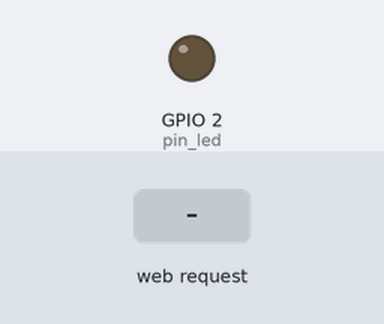
The sketch below on a simulated ESP8266 (Wemos D1 mini). Parts: output pins drawn as LEDs (lit = HIGH). Inputs (shaded band) come from the test bench. WiFi joins after 1.5 s; servers stay silent unless stated; random numbers use the default seed unless the sketch sets one; what the sketch prints to the serial monitor is not drawn.

Above: at 2.7 s.
2.8 s: HTTP request GET /switchLight received
At 3.5 s:
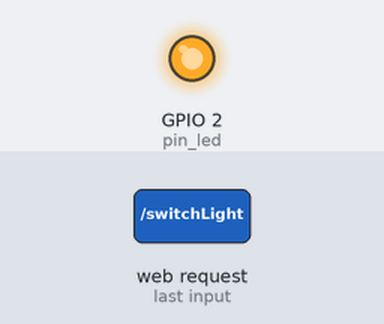
4.3 s: HTTP request GET /switchLight?data=1 received
At 4.7 s:
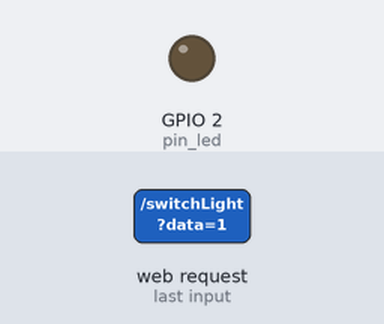
5.8 s: HTTP request GET /switchLight?data=0 received
At 7.0 s:
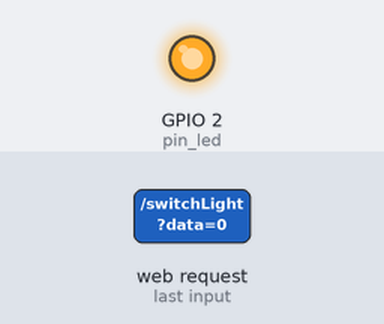
7.3 s: HTTP request GET /switchLight?data=120 received
At 8.2 s:
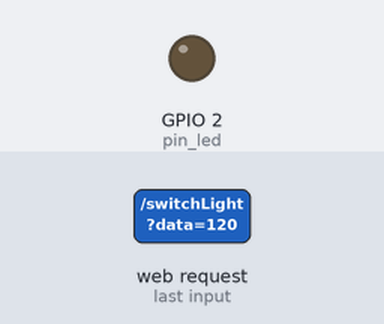
Timing chart, 0 to 9.8 s (numbered marks = the images above; inputs shaded):
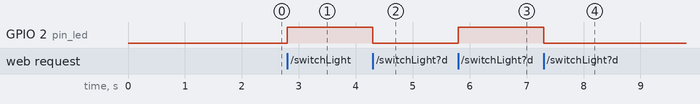

The sketch:

wemos.ino
```cpp
/*
    * ==================
    * GITHUB :
    * ==================
*/

#include <ESP8266WiFi.h>
#include <ESP8266WebServer.h>
//#include <DHT.h>
#include <stdlib.h>

ESP8266WebServer server;
uint8_t pin_led = 2; // led inclue dans l'arduino
char* ssid = "PUT YOUR SSID";
char* password = "PUT YOUR PASSWORD";

float tmp[] = {18, 20, 22, 24};
float hmd[] = {56, 58, 60, 54};

//#define DHTPIN D2
//#define DHTTYPE DHT11   // DHT 22  (AM2302), AM2321
//DHT dht(DHTPIN, DHTTYPE);

void setup() {
    //dht.begin();
    pinMode(pin_led, OUTPUT);
    Serial.begin(115200);

    // connecting to wifi ----------------
    WiFi.begin(ssid, password);
    Serial.print("CONNECTING ... ");
    while(WiFi.status()!=WL_CONNECTED) {
        Serial.print(". ");
        delay(500);
    }
    Serial.println("");
    Serial.print("Local IP Address: ");
    Serial.println(WiFi.localIP());
    //Serial.print("External IP Address: ");


    // define endpoints ------------------
    server.on("/switchLight",switchLight);
    server.on("/getInfo",getInfo);
    server.on("/receiveData",receiveData);
    server.begin();
}


void switchLight(){
    digitalWrite(pin_led,!digitalRead(pin_led)); // toggle LED status "ON" or "OFF"
    String led_state = digitalRead(pin_led) ? "OFF" : "ON"; // get LED status
    Serial.println(led_state);
    server.sendHeader("Access-Control-Allow-Origin", "*"); // to allow cors origin
    server.send(200,"application/json", "{\"state\" :\""+ led_state +"\"}");
}

void getInfo() {
    // float humidity = dht.readHumidity();
    // float temperature = dht.readTemperature();
  float humidity = hmd[rand() % 4];
    float temperature = tmp[rand() % 4];
    String json = "{\"t\":\"" + String(temperature) + "\","; // to send DATA as JSON
    json += "\"h\":\"" + String(humidity) + "\"}";

    server.sendHeader("Access-Control-Allow-Origin", "*"); // to allow cors origin
    server.send(200, "application/json", json);
}

void receiveData() { // this function is just to receive data from server
    Serial.print(server.arg("data"));
    // do somthing with this data : server.arg("*****")
    Serial.println("");
    server.sendHeader("Access-Control-Allow-Origin", "*"); // to allow cors origin
    server.send(200,"application/json", "{\"message\" : \"data received successfuly\"}");
}

void loop(){
    server.handleClient();
}
```

Measured:
- after the input at 2.8 s, GPIO 2 (pin_led): LOW → HIGH at once
- after the input at 4.3 s, GPIO 2 (pin_led): HIGH → LOW at once
- after the input at 5.8 s, GPIO 2 (pin_led): LOW → HIGH at once
- after the input at 7.3 s, GPIO 2 (pin_led): HIGH → LOW at once
